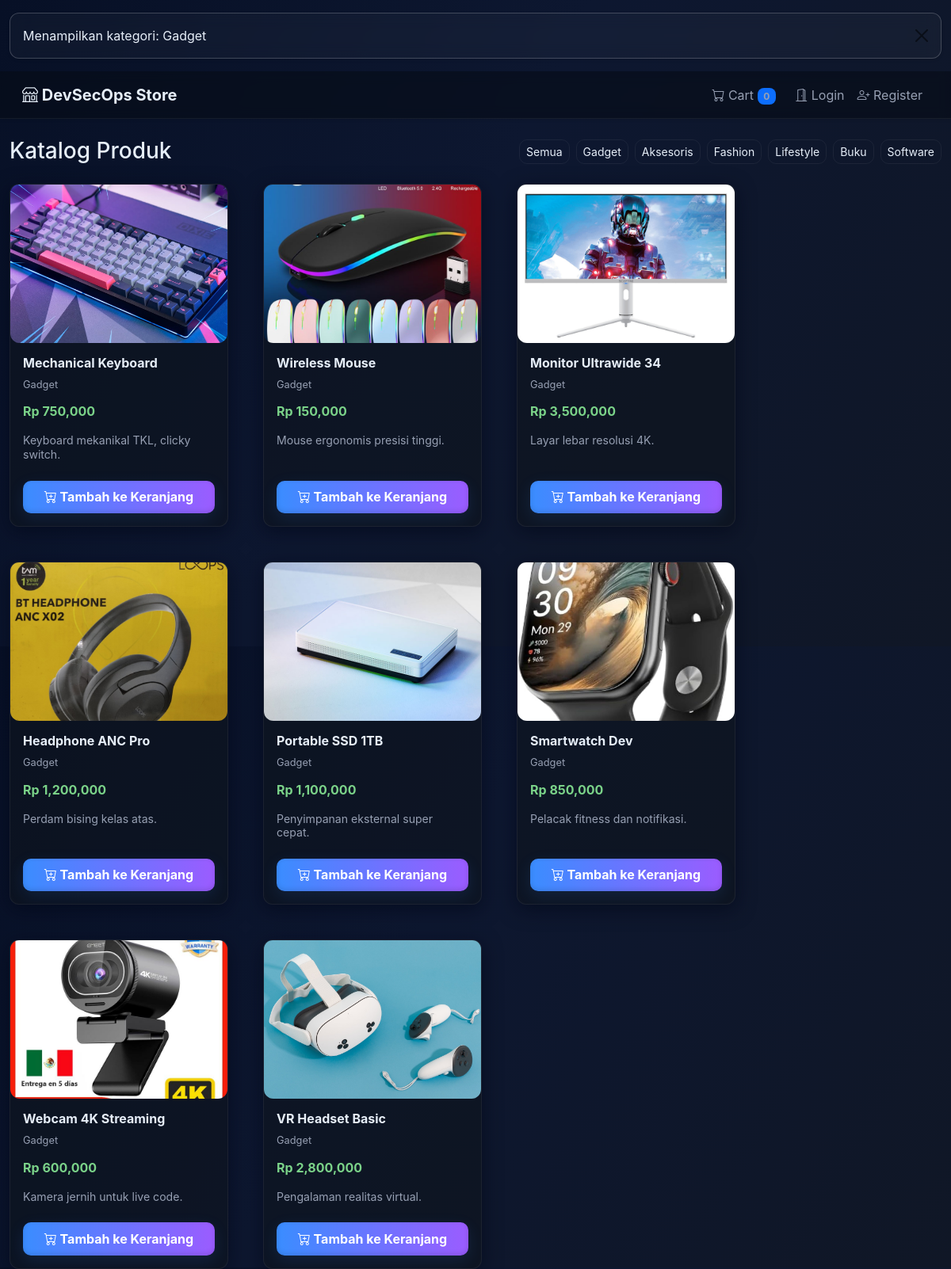
/katalog/Gadget, run on the app's committed database.
### app.py (models this page shows)
class Product(db.Model):
    id = db.Column(db.Integer, primary_key=True)
    name = db.Column(db.String(100), nullable=False)
    price = db.Column(db.Integer, nullable=False)
    image = db.Column(db.String(500), nullable=False)
    description = db.Column(db.String(500), nullable=False)
    category = db.Column(db.String(50), nullable=False, default="Umum")

### app.py (the view)
@app.route('/', defaults={'category_name': None})
@app.route('/katalog/<category_name>')
def home(category_name):
    cart_count = 0
    if 'cart' in session and session['cart']:
        try:
            cart_count = sum(session['cart'].values())
        except Exception:
            cart_count = sum(int(v) for v in session['cart'].values())
    if category_name and category_name != 'Semua':
        products = Product.query.filter_by(category=category_name).all()
        flash(f"Menampilkan kategori: {category_name}", 'info')
    else:
        products = Product.query.all()
    return render_template('index.html', products=products, cart_count=cart_count)

### templates/index.html
{% extends "layout.html" %}
{% block content %}
<div class="d-flex justify-content-between align-items-center mb-4">
  <h3 class="mb-0">Katalog Produk</h3>
  <div class="d-flex gap-2">
    <a href="{{ url_for('home') }}" class="btn btn-sm btn-outline-primary {% if not request.view_args.category_name %}active{% endif %}">Semua</a>
    <a href="{{ url_for('home', category_name='Gadget') }}" class="btn btn-sm btn-outline-primary">Gadget</a>
    <a href="{{ url_for('home', category_name='Aksesoris') }}" class="btn btn-sm btn-outline-primary">Aksesoris</a>
    <a href="{{ url_for('home', category_name='Fashion') }}" class="btn btn-sm btn-outline-primary">Fashion</a>
    <a href="{{ url_for('home', category_name='Lifestyle') }}" class="btn btn-sm btn-outline-primary">Lifestyle</a>
    <a href="{{ url_for('home', category_name='Buku') }}" class="btn btn-sm btn-outline-primary">Buku</a>
    <a href="{{ url_for('home', category_name='Software') }}" class="btn btn-sm btn-outline-primary">Software</a>
  </div>
</div>
{% if not products %}
  <div class="alert alert-info shadow-sm">Tidak ada produk pada kategori ini.</div>
{% else %}
  <div class="row g-4">
    {% for p in products %}
      <div class="col-12 col-sm-6 col-md-4 col-lg-3 fade-in">
        <div class="card product-card h-100">
          <img src="{{ p.image }}" class="card-img-top" alt="{{ p.name }}">
          <div class="card-body d-flex flex-column">
            <h5 class="card-title">{{ p.name }}</h5>
            <p class="text-muted small mb-1">{{ p.category }}</p>
            <p class="fw-bold text-primary mb-2">Rp {{ "{:,}".format(p.price) }}</p>
            <p class="text-muted small flex-grow-1">{{ p.description }}</p>
            <a href="{{ url_for('add_to_cart', product_id=p.id) }}"
               class="btn btn-primary mt-2 w-100">
               <i class="bi bi-cart-plus"></i> Tambah ke Keranjang
            </a>
          </div>
        </div>
      </div>
    {% endfor %}
  </div>
{% endif %}
{% endblock %}

### templates/layout.html (shortened to what this page needs)
<!DOCTYPE html>
<html lang="en">
<head>
    <link href="https://cdn.jsdelivr.net/npm/bootstrap@5.3.2/dist/css/bootstrap.min.css" rel="stylesheet">
    <link rel="stylesheet" href="https://cdn.jsdelivr.net/npm/bootstrap-icons@1.10.5/font/bootstrap-icons.css">
    <link rel="stylesheet" href="{{ url_for('static', filename='theme.css') }}">
</head>
<body class="fade-in">
<div class="container mt-3">
{% with messages = get_flashed_messages(with_categories=true) %}
  {% if messages %}
    {% for category, msg in messages %}
      <div class="alert alert-{{ category }} alert-dismissible fade show shadow-sm" role="alert">
        {{ msg }}
        <button type="button" class="btn-close" data-bs-dismiss="alert"></button>
      </div>
    {% endfor %}
  {% endif %}
{% endwith %}
</div>
<nav class="navbar navbar-expand-lg navbar-dark mb-4 shadow-sm">
  <div class="container">
    <a class="navbar-brand fw-bold" href="{{ url_for('home') }}">
      <i class="bi bi-shop"></i> DevSecOps Store
    </a>
    <div class="collapse navbar-collapse" id="navbarsExample">
      <ul class="navbar-nav ms-auto">
        <li class="nav-item me-2">
          <a class="nav-link" href="{{ url_for('view_cart') }}">
            <i class="bi bi-cart"></i> Cart
            <span class="badge bg-primary">
              {{ session.get('cart')|length if session.get('cart') else 0 }}
            </span>
          </a>
        </li>
        {% if current_user.is_authenticated %}
            <li class="nav-item">
              <a class="nav-link" href="{{ url_for('logout') }}">
                <i class="bi bi-box-arrow-right"></i> Logout
              </a>
            </li>
        {% else %}
            <li class="nav-item">
              <a class="nav-link" href="{{ url_for('login') }}">
                <i class="bi bi-door-open"></i> Login
              </a>
            </li>
            <li class="nav-item">
              <a class="nav-link" href="{{ url_for('register') }}">
                <i class="bi bi-person-plus"></i> Register
              </a>
            </li>
        {% endif %}
      </ul>
    </div>
  </div>
</nav>
<div class="container fade-in">
    {% block content %}{% endblock %}
</div>
</body>
</html>

### static/theme.css (style rules this page uses)
:root { --bg-1: #0b1020; --bg-2: linear-gradient(120deg,#071026 0%, #0d1730 45%, #101726 100%); --card-bg: rgba(18,22,30,0.55); --card-border: rgba(255,255,255,0.06); --glass-blur: 8px; --glass-strong-blur: 14px; --accent: linear-gradient(90deg,#3a8dff,#9b5cff); --muted: #97a0b3; --text: #e6eef8; --subtle: rgba(230,238,248,0.06); --radius-lg: 14px; --radius-sm: 8px; --shadow-soft: 0 8px 30px rgba(2,6,23,0.6); --transition: 220ms; }
* { box-sizing: border-box; }
html,body { height: 100%; background: var(--bg-2); color: var(--text); font-family: Inter, system-ui, -apple-system, "Segoe UI", Roboto, "Helvetica Neue", Arial; margin: 0; -webkit-font-smoothing:antialiased; -moz-osx-font-smoothing:grayscale; }
.container { max-width: 1320px; }
.navbar { background: rgba(7,11,20,0.55) !important; backdrop-filter: blur(var(--glass-blur)); border-bottom: 1px solid var(--card-border); box-shadow: var(--shadow-soft); padding: .6rem 1rem !important; }
.navbar-brand { color: var(--text) !important; font-weight:700; }
.navbar .nav-link { color: var(--muted) !important; transition: color var(--transition); }
.card { background: linear-gradient(180deg, rgba(255,255,255,0.02), rgba(255,255,255,0.01)); border-radius: var(--radius-lg); border: 1px solid var(--card-border); backdrop-filter: blur(var(--glass-strong-blur)); box-shadow: 0 6px 24px rgba(2,6,23,0.6); overflow: hidden; transition: transform var(--transition), box-shadow var(--transition); color: var(--text); }
.product-card { background: rgba(16,20,28,0.55); color: var(--text); border-radius: 12px; height: 100%; display: flex; flex-direction: column; }
.product-card .card-img-top, .product-card img.card-img-top { width: 100%; height: 200px; object-fit: cover; display: block; border-bottom-left-radius: 12px; border-bottom-right-radius: 12px; }
.product-card .card-body { display: flex; flex-direction: column; gap: .5rem; padding: 1rem; flex: 1 1 auto; }
.product-card .card-title { color: var(--text); font-size: 1rem; font-weight: 700; margin-bottom: 0; }
.product-card .text-muted { color: var(--muted) !important; font-size: .8rem; }
.product-card .fw-bold.text-primary { color: #7bd389 !important; font-weight: 800; font-size: 1rem; margin-bottom: .25rem; }
.product-card .text-muted.small.flex-grow-1, .product-card .description { color: var(--muted); font-size: .88rem; line-height: 1.25; margin-bottom: .5rem; display: -webkit-box; -webkit-line-clamp: 3; -webkit-box-orient: vertical; overflow: hidden; text-overflow: ellipsis; }
.product-card .btn { margin-top: auto; border-radius: 10px; padding: .55rem .8rem; font-weight: 700; }
.btn-primary { background: linear-gradient(90deg,#3a8dff 0%, #9b5cff 100%); border: none; color: white; box-shadow: 0 6px 20px rgba(58,141,255,0.12), inset 0 -2px 6px rgba(0,0,0,0.12); }
.btn-outline-primary { border-radius: 10px; color: var(--text); border: 1px solid rgba(255,255,255,0.06); }
.badge { background: rgba(255,255,255,0.04); color: var(--muted); border-radius: 8px; }
.alert { background: rgba(255,255,255,0.03); color: var(--text); border: 1px solid rgba(255,255,255,0.03); }
a { color: inherit; text-decoration: none; transition: color var(--transition); }
.fade-in { animation: fadeIn .45s ease both; opacity: 0; transform: translateY(6px); }
.row.g-4 { gap: 1.25rem; }
.product-card { width: auto !important; max-width: 100% !important; }
.product-card img { max-width: 100% !important; height: 200px !important; object-fit: cover !important; }
.alert { border-radius: 12px; backdrop-filter: blur(10px); border: 1px solid rgba(255,255,255,0.2); }

### data on the page
Product: image (picture), name "Mechanical Keyboard", category "Gadget", price "750,000", description "Keyboard mekanikal TKL, clicky switch."
Product: image (picture), name "Wireless Mouse", category "Gadget", price "150,000", description "Mouse ergonomis presisi tinggi."
Product: image (picture), name "Monitor Ultrawide 34", category "Gadget", price "3,500,000", description "Layar lebar resolusi 4K."
Product: image (picture), name "Headphone ANC Pro", category "Gadget", price "1,200,000", description "Perdam bising kelas atas."
Product: image (picture), name "Portable SSD 1TB", category "Gadget", price "1,100,000", description "Penyimpanan eksternal super cepat."
Product: image (picture), name "Smartwatch Dev", category "Gadget", price "850,000", description "Pelacak fitness dan notifikasi."
Product: image (picture), name "Webcam 4K Streaming", category "Gadget", price "600,000", description "Kamera jernih untuk live code."
Product: image (picture), name "VR Headset Basic", category "Gadget", price "2,800,000", description "Pengalaman realitas virtual."

### other printed values
{{ msg }} "Menampilkan kategori: Gadget"
{{ session.get('cart')|length if session.get('cart') else 0 }} "0"
